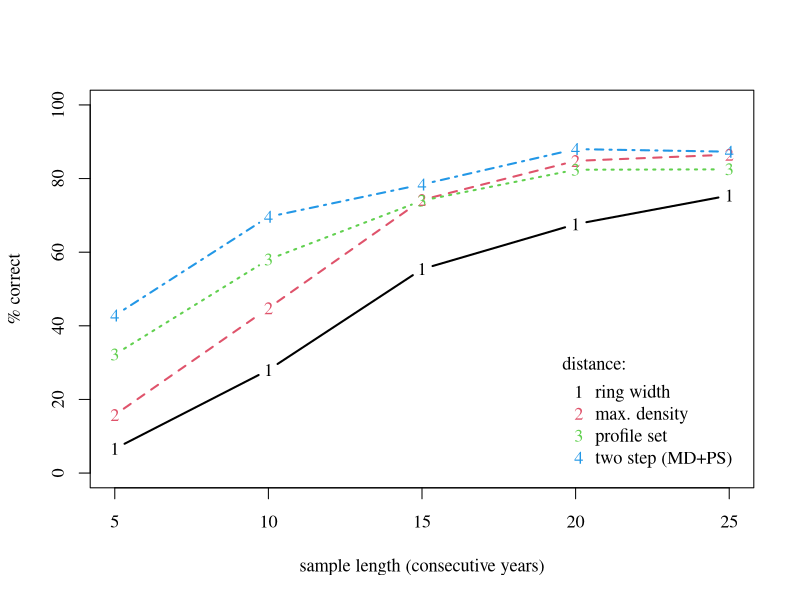

The R source for this figure:


d = as.data.frame(matrix( 
dimnames= list( NULL,
c("length","ring width","max. density","profile consensus","profile set","two step (MD+PS)")),
c(
  5, 6.6, 15.8, 19.4, 32.2, 42.8
  ,
  10, 28, 44.8, 33.6, 58, 69.6
  ,
  15, 55.4, 74.2, 57.6, 74, 78.4
  ,
  20, 67.6, 84.8, NA, 82.4, 88.0
  ,
  25, 75.4, 86.5, NA, 82.5, 87.3
),ncol=6, byrow=TRUE))

# ignore consensus
d = d[, !(colnames(d) %in% "profile consensus")]


distCols = !( colnames(d) %in% "length")

par(family="serif",cex=1.1)
matplot(d$length, d[,distCols], lwd=2, type="b", ylim=c(0,100),pch=as.character(1:sum(distCols)),
        ylab="% correct", xlab="sample length (consecutive years)")

legend("bottomright", legend=colnames(d)[distCols], col = 1:5,
       pch=as.character(1:sum(distCols)),
       inset=0.02,
       title="distance:", title.adj = 0, bty="o", bg="white", box.col="white")
